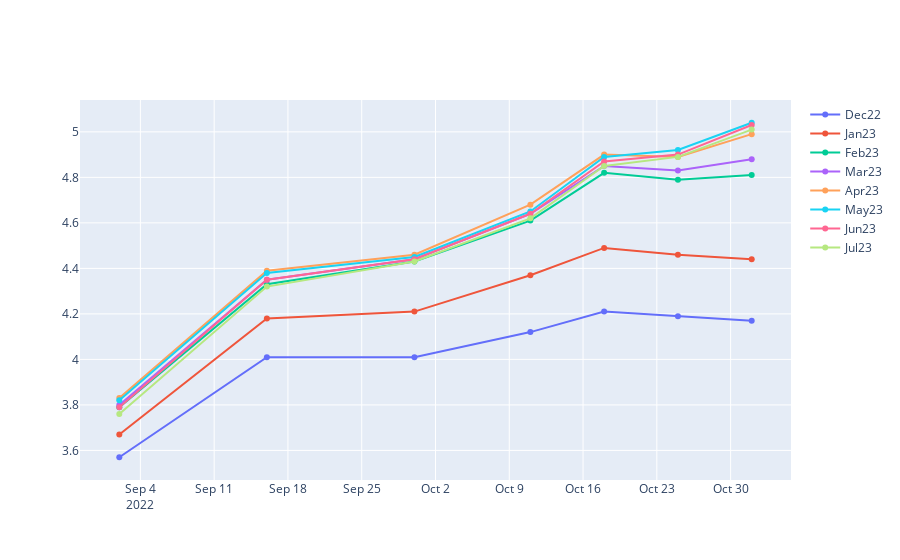

The cell this chart's notebook holds for it:
### Code cell
fig = go.Figure()
for proj_month in df.columns[1:]:

    fig.add_trace(go.Scatter(x = df['Date'], y = df[proj_month], name = proj_month))

fig.show()
